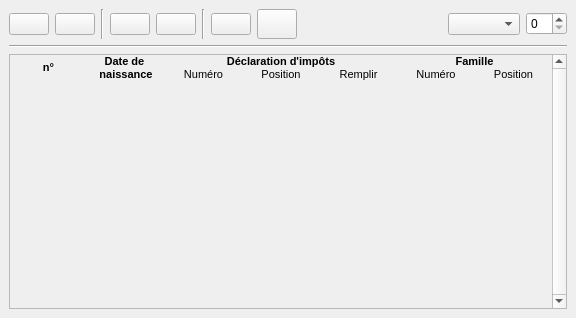
<?xml version="1.0" encoding="UTF-8"?>
<ui version="4.0">
 <class>Menage</class>
 <widget class="QDockWidget" name="Menage">
  <property name="geometry">
   <rect>
    <x>0</x>
    <y>0</y>
    <width>576</width>
    <height>318</height>
   </rect>
  </property>
  <property name="sizePolicy">
   <sizepolicy hsizetype="Expanding" vsizetype="Expanding">
    <horstretch>0</horstretch>
    <verstretch>0</verstretch>
   </sizepolicy>
  </property>
  <property name="minimumSize">
   <size>
    <width>441</width>
    <height>199</height>
   </size>
  </property>
  <property name="toolTip">
   <string/>
  </property>
  <property name="locale">
   <locale language="French" country="France"/>
  </property>
  <property name="features">
   <set>QDockWidget::AllDockWidgetFeatures</set>
  </property>
  <property name="windowTitle">
   <string>Composition du Ménage</string>
  </property>
  <widget class="QWidget" name="dockWidgetContents">
   <property name="sizePolicy">
    <sizepolicy hsizetype="Expanding" vsizetype="Expanding">
     <horstretch>0</horstretch>
     <verstretch>0</verstretch>
    </sizepolicy>
   </property>
   <property name="autoFillBackground">
    <bool>false</bool>
   </property>
   <layout class="QVBoxLayout" name="verticalLayout">
    <item>
     <layout class="QHBoxLayout" name="horizontalLayout">
      <property name="sizeConstraint">
       <enum>QLayout::SetDefaultConstraint</enum>
      </property>
      <item>
       <widget class="QPushButton" name="save_btn">
        <property name="toolTip">
         <string>Enregistrer le cas type</string>
        </property>
        <property name="text">
         <string/>
        </property>
        <property name="icon">
         <iconset resource="../../resources.qrc">
          <normaloff>:/images/document-save.png</normaloff>:/images/document-save.png</iconset>
        </property>
        <property name="iconSize">
         <size>
          <width>22</width>
          <height>22</height>
         </size>
        </property>
       </widget>
      </item>
      <item>
       <widget class="QPushButton" name="open_btn">
        <property name="toolTip">
         <string>Ouvrir un cas type</string>
        </property>
        <property name="text">
         <string/>
        </property>
        <property name="icon">
         <iconset resource="../../resources.qrc">
          <normaloff>:/images/document-open.png</normaloff>:/images/document-open.png</iconset>
        </property>
        <property name="iconSize">
         <size>
          <width>22</width>
          <height>22</height>
         </size>
        </property>
       </widget>
      </item>
      <item>
       <widget class="Line" name="line_2">
        <property name="orientation">
         <enum>Qt::Vertical</enum>
        </property>
       </widget>
      </item>
      <item>
       <widget class="QPushButton" name="add_btn">
        <property name="sizePolicy">
         <sizepolicy hsizetype="Minimum" vsizetype="Fixed">
          <horstretch>0</horstretch>
          <verstretch>0</verstretch>
         </sizepolicy>
        </property>
        <property name="minimumSize">
         <size>
          <width>0</width>
          <height>0</height>
         </size>
        </property>
        <property name="maximumSize">
         <size>
          <width>16777215</width>
          <height>16777215</height>
         </size>
        </property>
        <property name="toolTip">
         <string>Ajouter un individu</string>
        </property>
        <property name="text">
         <string/>
        </property>
        <property name="icon">
         <iconset resource="../../resources.qrc">
          <normaloff>:/images/list-add.png</normaloff>:/images/list-add.png</iconset>
        </property>
        <property name="iconSize">
         <size>
          <width>22</width>
          <height>22</height>
         </size>
        </property>
       </widget>
      </item>
      <item>
       <widget class="QPushButton" name="rmv_btn">
        <property name="sizePolicy">
         <sizepolicy hsizetype="Fixed" vsizetype="Fixed">
          <horstretch>0</horstretch>
          <verstretch>0</verstretch>
         </sizepolicy>
        </property>
        <property name="minimumSize">
         <size>
          <width>0</width>
          <height>0</height>
         </size>
        </property>
        <property name="maximumSize">
         <size>
          <width>16777215</width>
          <height>16777215</height>
         </size>
        </property>
        <property name="toolTip">
         <string>Retirer un individu</string>
        </property>
        <property name="text">
         <string/>
        </property>
        <property name="icon">
         <iconset resource="../../resources.qrc">
          <normaloff>:/images/list-remove.png</normaloff>:/images/list-remove.png</iconset>
        </property>
        <property name="iconSize">
         <size>
          <width>22</width>
          <height>22</height>
         </size>
        </property>
       </widget>
      </item>
      <item>
       <widget class="Line" name="line_3">
        <property name="orientation">
         <enum>Qt::Vertical</enum>
        </property>
       </widget>
      </item>
      <item>
       <widget class="QPushButton" name="inf_btn">
        <property name="toolTip">
         <string>&lt;!DOCTYPE HTML PUBLIC &quot;-//W3C//DTD HTML 4.0//EN&quot; &quot;http://www.w3.org/TR/REC-html40/strict.dtd&quot;&gt;
&lt;html&gt;&lt;head&gt;&lt;meta name=&quot;qrichtext&quot; content=&quot;1&quot; /&gt;&lt;style type=&quot;text/css&quot;&gt;
p, li { white-space: pre-wrap; }
&lt;/style&gt;&lt;/head&gt;&lt;body style=&quot; font-family:'MS Shell Dlg 2'; font-size:8.25pt; font-weight:400; font-style:normal;&quot;&gt;
&lt;p style=&quot; margin-top:0px; margin-bottom:0px; margin-left:0px; margin-right:0px; -qt-block-indent:0; text-indent:0px;&quot;&gt;&lt;span style=&quot; font-size:8pt;&quot;&gt;Informations complémentaires&lt;/span&gt;&lt;/p&gt;
&lt;p style=&quot; margin-top:0px; margin-bottom:0px; margin-left:0px; margin-right:0px; -qt-block-indent:0; text-indent:0px;&quot;&gt;&lt;span style=&quot; font-size:8pt;&quot;&gt;(activité, invalidité, garde alternée)&lt;/span&gt;&lt;/p&gt;&lt;/body&gt;&lt;/html&gt;</string>
        </property>
        <property name="text">
         <string/>
        </property>
        <property name="icon">
         <iconset resource="../../resources.qrc">
          <normaloff>:/images/people.png</normaloff>:/images/people.png</iconset>
        </property>
        <property name="iconSize">
         <size>
          <width>22</width>
          <height>22</height>
         </size>
        </property>
       </widget>
      </item>
      <item>
       <widget class="QPushButton" name="reset_btn">
        <property name="minimumSize">
         <size>
          <width>0</width>
          <height>30</height>
         </size>
        </property>
        <property name="toolTip">
         <string>Reset</string>
        </property>
        <property name="text">
         <string/>
        </property>
        <property name="icon">
         <iconset resource="../../resources.qrc">
          <normaloff>:/images/view-refresh.png</normaloff>:/images/view-refresh.png</iconset>
        </property>
        <property name="iconSize">
         <size>
          <width>22</width>
          <height>22</height>
         </size>
        </property>
       </widget>
      </item>
      <item>
       <spacer name="horizontalSpacer">
        <property name="orientation">
         <enum>Qt::Horizontal</enum>
        </property>
        <property name="sizeHint" stdset="0">
         <size>
          <width>40</width>
          <height>20</height>
         </size>
        </property>
       </spacer>
      </item>
      <item>
       <widget class="QComboBox" name="xaxis_box">
        <property name="toolTip">
         <string/>
        </property>
       </widget>
      </item>
      <item>
       <widget class="QSpinBox" name="maxrev_box"/>
      </item>
     </layout>
    </item>
    <item>
     <widget class="Line" name="line">
      <property name="sizePolicy">
       <sizepolicy hsizetype="Expanding" vsizetype="Fixed">
        <horstretch>0</horstretch>
        <verstretch>0</verstretch>
       </sizepolicy>
      </property>
      <property name="autoFillBackground">
       <bool>false</bool>
      </property>
      <property name="orientation">
       <enum>Qt::Horizontal</enum>
      </property>
     </widget>
    </item>
    <item>
     <widget class="QScrollArea" name="scrollArea">
      <property name="minimumSize">
       <size>
        <width>375</width>
        <height>100</height>
       </size>
      </property>
      <property name="autoFillBackground">
       <bool>false</bool>
      </property>
      <property name="frameShape">
       <enum>QFrame::StyledPanel</enum>
      </property>
      <property name="verticalScrollBarPolicy">
       <enum>Qt::ScrollBarAlwaysOn</enum>
      </property>
      <property name="horizontalScrollBarPolicy">
       <enum>Qt::ScrollBarAsNeeded</enum>
      </property>
      <property name="widgetResizable">
       <bool>true</bool>
      </property>
      <widget class="QWidget" name="scrollAreaWidgetContents">
       <property name="geometry">
        <rect>
         <x>0</x>
         <y>0</y>
         <width>539</width>
         <height>229</height>
        </rect>
       </property>
       <layout class="QVBoxLayout" name="verticalLayout_2">
        <property name="spacing">
         <number>0</number>
        </property>
        <property name="margin">
         <number>0</number>
        </property>
        <item>
         <layout class="QGridLayout" name="gridLayout">
          <item row="0" column="0" rowspan="2">
           <widget class="QLabel" name="label_8">
            <property name="sizePolicy">
             <sizepolicy hsizetype="Preferred" vsizetype="Preferred">
              <horstretch>0</horstretch>
              <verstretch>0</verstretch>
             </sizepolicy>
            </property>
            <property name="text">
             <string>&lt;!DOCTYPE HTML PUBLIC &quot;-//W3C//DTD HTML 4.0//EN&quot; &quot;http://www.w3.org/TR/REC-html40/strict.dtd&quot;&gt;
&lt;html&gt;&lt;head&gt;&lt;meta name=&quot;qrichtext&quot; content=&quot;1&quot; /&gt;&lt;style type=&quot;text/css&quot;&gt;
p, li { white-space: pre-wrap; }
&lt;/style&gt;&lt;/head&gt;&lt;body style=&quot; font-family:'MS Shell Dlg 2'; font-size:8.25pt; font-weight:400; font-style:normal;&quot;&gt;
&lt;p align=&quot;center&quot; style=&quot; margin-top:0px; margin-bottom:0px; margin-left:0px; margin-right:0px; -qt-block-indent:0; text-indent:0px;&quot;&gt;&lt;span style=&quot; font-size:8pt; font-weight:600;&quot;&gt;n°&lt;/span&gt;&lt;/p&gt;&lt;/body&gt;&lt;/html&gt;</string>
            </property>
           </widget>
          </item>
          <item row="0" column="1" rowspan="2">
           <widget class="QLabel" name="label_4">
            <property name="text">
             <string>&lt;!DOCTYPE HTML PUBLIC &quot;-//W3C//DTD HTML 4.0//EN&quot; &quot;http://www.w3.org/TR/REC-html40/strict.dtd&quot;&gt;
&lt;html&gt;&lt;head&gt;&lt;meta name=&quot;qrichtext&quot; content=&quot;1&quot; /&gt;&lt;style type=&quot;text/css&quot;&gt;
p, li { white-space: pre-wrap; }
&lt;/style&gt;&lt;/head&gt;&lt;body style=&quot; font-family:'MS Shell Dlg 2'; font-size:8.25pt; font-weight:400; font-style:normal;&quot;&gt;
&lt;p align=&quot;center&quot; style=&quot; margin-top:0px; margin-bottom:0px; margin-left:0px; margin-right:0px; -qt-block-indent:0; text-indent:0px;&quot;&gt;&lt;span style=&quot; font-size:8pt; font-weight:600;&quot;&gt;Date de &lt;/span&gt;&lt;/p&gt;
&lt;p align=&quot;center&quot; style=&quot; margin-top:0px; margin-bottom:0px; margin-left:0px; margin-right:0px; -qt-block-indent:0; text-indent:0px;&quot;&gt;&lt;span style=&quot; font-size:8pt; font-weight:600;&quot;&gt;naissance&lt;/span&gt;&lt;/p&gt;&lt;/body&gt;&lt;/html&gt;</string>
            </property>
           </widget>
          </item>
          <item row="0" column="2" colspan="3">
           <widget class="QLabel" name="label_11">
            <property name="text">
             <string>&lt;!DOCTYPE HTML PUBLIC &quot;-//W3C//DTD HTML 4.0//EN&quot; &quot;http://www.w3.org/TR/REC-html40/strict.dtd&quot;&gt;
&lt;html&gt;&lt;head&gt;&lt;meta name=&quot;qrichtext&quot; content=&quot;1&quot; /&gt;&lt;style type=&quot;text/css&quot;&gt;
p, li { white-space: pre-wrap; }
&lt;/style&gt;&lt;/head&gt;&lt;body style=&quot; font-family:'MS Shell Dlg 2'; font-size:8.25pt; font-weight:400; font-style:normal;&quot;&gt;
&lt;p align=&quot;center&quot; style=&quot; margin-top:0px; margin-bottom:0px; margin-left:0px; margin-right:0px; -qt-block-indent:0; text-indent:0px;&quot;&gt;&lt;span style=&quot; font-size:8pt; font-weight:600;&quot;&gt;Déclaration d'impôts&lt;/span&gt;&lt;/p&gt;&lt;/body&gt;&lt;/html&gt;</string>
            </property>
           </widget>
          </item>
          <item row="0" column="5" colspan="2">
           <widget class="QLabel" name="label_12">
            <property name="text">
             <string>&lt;!DOCTYPE HTML PUBLIC &quot;-//W3C//DTD HTML 4.0//EN&quot; &quot;http://www.w3.org/TR/REC-html40/strict.dtd&quot;&gt;
&lt;html&gt;&lt;head&gt;&lt;meta name=&quot;qrichtext&quot; content=&quot;1&quot; /&gt;&lt;style type=&quot;text/css&quot;&gt;
p, li { white-space: pre-wrap; }
&lt;/style&gt;&lt;/head&gt;&lt;body style=&quot; font-family:'MS Shell Dlg 2'; font-size:8.25pt; font-weight:400; font-style:normal;&quot;&gt;
&lt;p align=&quot;center&quot; style=&quot; margin-top:0px; margin-bottom:0px; margin-left:0px; margin-right:0px; -qt-block-indent:0; text-indent:0px;&quot;&gt;&lt;span style=&quot; font-size:8pt; font-weight:600;&quot;&gt;Famille&lt;/span&gt;&lt;/p&gt;&lt;/body&gt;&lt;/html&gt;</string>
            </property>
           </widget>
          </item>
          <item row="1" column="2">
           <widget class="QLabel" name="label_6">
            <property name="text">
             <string>&lt;!DOCTYPE HTML PUBLIC &quot;-//W3C//DTD HTML 4.0//EN&quot; &quot;http://www.w3.org/TR/REC-html40/strict.dtd&quot;&gt;
&lt;html&gt;&lt;head&gt;&lt;meta name=&quot;qrichtext&quot; content=&quot;1&quot; /&gt;&lt;style type=&quot;text/css&quot;&gt;
p, li { white-space: pre-wrap; }
&lt;/style&gt;&lt;/head&gt;&lt;body style=&quot; font-family:'MS Shell Dlg 2'; font-size:8.25pt; font-weight:400; font-style:normal;&quot;&gt;
&lt;p align=&quot;center&quot; style=&quot; margin-top:0px; margin-bottom:0px; margin-left:0px; margin-right:0px; -qt-block-indent:0; text-indent:0px;&quot;&gt;&lt;span style=&quot; font-size:8pt;&quot;&gt;Numéro&lt;/span&gt;&lt;/p&gt;&lt;/body&gt;&lt;/html&gt;</string>
            </property>
           </widget>
          </item>
          <item row="1" column="3">
           <widget class="QLabel" name="label_7">
            <property name="text">
             <string>&lt;!DOCTYPE HTML PUBLIC &quot;-//W3C//DTD HTML 4.0//EN&quot; &quot;http://www.w3.org/TR/REC-html40/strict.dtd&quot;&gt;
&lt;html&gt;&lt;head&gt;&lt;meta name=&quot;qrichtext&quot; content=&quot;1&quot; /&gt;&lt;style type=&quot;text/css&quot;&gt;
p, li { white-space: pre-wrap; }
&lt;/style&gt;&lt;/head&gt;&lt;body style=&quot; font-family:'MS Shell Dlg 2'; font-size:8.25pt; font-weight:400; font-style:normal;&quot;&gt;
&lt;p align=&quot;center&quot; style=&quot; margin-top:0px; margin-bottom:0px; margin-left:0px; margin-right:0px; -qt-block-indent:0; text-indent:0px;&quot;&gt;&lt;span style=&quot; font-size:8pt;&quot;&gt;Position&lt;/span&gt;&lt;/p&gt;&lt;/body&gt;&lt;/html&gt;</string>
            </property>
           </widget>
          </item>
          <item row="1" column="4">
           <widget class="QLabel" name="label_10">
            <property name="text">
             <string>&lt;!DOCTYPE HTML PUBLIC &quot;-//W3C//DTD HTML 4.0//EN&quot; &quot;http://www.w3.org/TR/REC-html40/strict.dtd&quot;&gt;
&lt;html&gt;&lt;head&gt;&lt;meta name=&quot;qrichtext&quot; content=&quot;1&quot; /&gt;&lt;style type=&quot;text/css&quot;&gt;
p, li { white-space: pre-wrap; }
&lt;/style&gt;&lt;/head&gt;&lt;body style=&quot; font-family:'MS Shell Dlg 2'; font-size:8.25pt; font-weight:400; font-style:normal;&quot;&gt;
&lt;p align=&quot;center&quot; style=&quot; margin-top:0px; margin-bottom:0px; margin-left:0px; margin-right:0px; -qt-block-indent:0; text-indent:0px;&quot;&gt;&lt;span style=&quot; font-size:8pt;&quot;&gt;Remplir&lt;/span&gt;&lt;/p&gt;&lt;/body&gt;&lt;/html&gt;</string>
            </property>
           </widget>
          </item>
          <item row="1" column="5">
           <widget class="QLabel" name="label_5">
            <property name="text">
             <string>&lt;!DOCTYPE HTML PUBLIC &quot;-//W3C//DTD HTML 4.0//EN&quot; &quot;http://www.w3.org/TR/REC-html40/strict.dtd&quot;&gt;
&lt;html&gt;&lt;head&gt;&lt;meta name=&quot;qrichtext&quot; content=&quot;1&quot; /&gt;&lt;style type=&quot;text/css&quot;&gt;
p, li { white-space: pre-wrap; }
&lt;/style&gt;&lt;/head&gt;&lt;body style=&quot; font-family:'MS Shell Dlg 2'; font-size:8.25pt; font-weight:400; font-style:normal;&quot;&gt;
&lt;p align=&quot;center&quot; style=&quot; margin-top:0px; margin-bottom:0px; margin-left:0px; margin-right:0px; -qt-block-indent:0; text-indent:0px;&quot;&gt;&lt;span style=&quot; font-size:8pt;&quot;&gt;Numéro&lt;/span&gt;&lt;/p&gt;&lt;/body&gt;&lt;/html&gt;</string>
            </property>
           </widget>
          </item>
          <item row="1" column="6">
           <widget class="QLabel" name="label_9">
            <property name="text">
             <string>&lt;!DOCTYPE HTML PUBLIC &quot;-//W3C//DTD HTML 4.0//EN&quot; &quot;http://www.w3.org/TR/REC-html40/strict.dtd&quot;&gt;
&lt;html&gt;&lt;head&gt;&lt;meta name=&quot;qrichtext&quot; content=&quot;1&quot; /&gt;&lt;style type=&quot;text/css&quot;&gt;
p, li { white-space: pre-wrap; }
&lt;/style&gt;&lt;/head&gt;&lt;body style=&quot; font-family:'MS Shell Dlg 2'; font-size:8.25pt; font-weight:400; font-style:normal;&quot;&gt;
&lt;p align=&quot;center&quot; style=&quot; margin-top:0px; margin-bottom:0px; margin-left:0px; margin-right:0px; -qt-block-indent:0; text-indent:0px;&quot;&gt;&lt;span style=&quot; font-size:8pt;&quot;&gt;Position&lt;/span&gt;&lt;/p&gt;&lt;/body&gt;&lt;/html&gt;</string>
            </property>
           </widget>
          </item>
         </layout>
        </item>
        <item>
         <spacer name="verticalSpacer">
          <property name="orientation">
           <enum>Qt::Vertical</enum>
          </property>
          <property name="sizeHint" stdset="0">
           <size>
            <width>20</width>
            <height>297</height>
           </size>
          </property>
         </spacer>
        </item>
       </layout>
      </widget>
     </widget>
    </item>
   </layout>
  </widget>
 </widget>
 <resources>
  <include location="../../resources.qrc"/>
 </resources>
 <connections/>
</ui>
